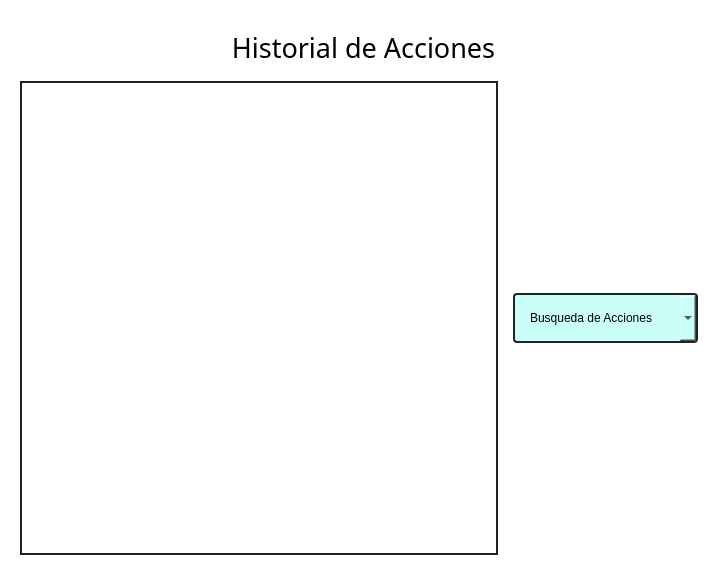
<?xml version="1.0" encoding="UTF-8"?>
<ui version="4.0">
 <class>Form</class>
 <widget class="QWidget" name="Form">
  <property name="geometry">
   <rect>
    <x>0</x>
    <y>0</y>
    <width>727</width>
    <height>575</height>
   </rect>
  </property>
  <property name="windowTitle">
   <string>Form</string>
  </property>
  <property name="styleSheet">
   <string notr="true">#Form{
background-color:#fff;
}
QFrame{
border:none;
}

#btn_search{
padding:15px;
border: 2px solid #222;
border-radius:4px;
background-color: rgb(202, 255, 249);
}</string>
  </property>
  <layout class="QVBoxLayout" name="verticalLayout_2">
   <item>
    <widget class="QFrame" name="frame_2">
     <property name="frameShape">
      <enum>QFrame::StyledPanel</enum>
     </property>
     <property name="frameShadow">
      <enum>QFrame::Raised</enum>
     </property>
     <layout class="QHBoxLayout" name="horizontalLayout_3">
      <item>
       <layout class="QVBoxLayout" name="verticalLayout_3">
        <item>
         <widget class="QFrame" name="frame">
          <property name="frameShape">
           <enum>QFrame::StyledPanel</enum>
          </property>
          <property name="frameShadow">
           <enum>QFrame::Raised</enum>
          </property>
          <layout class="QHBoxLayout" name="horizontalLayout_2">
           <item>
            <widget class="QLabel" name="label">
             <property name="font">
              <font>
               <family>Noto Serif Lao SemCond</family>
               <pointsize>20</pointsize>
              </font>
             </property>
             <property name="text">
              <string>Historial de Acciones</string>
             </property>
             <property name="alignment">
              <set>Qt::AlignCenter</set>
             </property>
            </widget>
           </item>
          </layout>
         </widget>
        </item>
        <item>
         <layout class="QHBoxLayout" name="horizontalLayout">
          <item>
           <widget class="QTableView" name="tableView">
            <property name="styleSheet">
             <string notr="true">border: 2px solid #222</string>
            </property>
           </widget>
          </item>
          <item>
           <widget class="QFrame" name="frame_3">
            <property name="frameShape">
             <enum>QFrame::StyledPanel</enum>
            </property>
            <property name="frameShadow">
             <enum>QFrame::Raised</enum>
            </property>
            <layout class="QVBoxLayout" name="verticalLayout">
             <item>
              <widget class="QComboBox" name="btn_search">
               <property name="cursor">
                <cursorShape>PointingHandCursor</cursorShape>
               </property>
               <property name="layoutDirection">
                <enum>Qt::LeftToRight</enum>
               </property>
               <property name="autoFillBackground">
                <bool>false</bool>
               </property>
               <property name="styleSheet">
                <string notr="true">QComboBox {
    qproperty-alignment: 'AlignCenter'; /* Centrar texto visible */
}
QComboBox QAbstractItemView {
    text-align: center; /* Centrar texto en opciones desplegables */
}
</string>
               </property>
               <property name="editable">
                <bool>false</bool>
               </property>
               <property name="currentText">
                <string>Busqueda de Acciones</string>
               </property>
               <property name="insertPolicy">
                <enum>QComboBox::NoInsert</enum>
               </property>
               <property name="placeholderText">
                <string comment="0"/>
               </property>
               <property name="duplicatesEnabled">
                <bool>false</bool>
               </property>
               <property name="frame">
                <bool>true</bool>
               </property>
               <item>
                <property name="text">
                 <string notr="true">Busqueda de Acciones</string>
                </property>
               </item>
               <item>
                <property name="text">
                 <string>Alfabeticamente A-Z</string>
                </property>
               </item>
               <item>
                <property name="text">
                 <string>Alfabeticamente Z-A</string>
                </property>
               </item>
               <item>
                <property name="text">
                 <string>Cedula (mayor a menor)</string>
                </property>
               </item>
               <item>
                <property name="text">
                 <string>Cedula (menor a mayor)</string>
                </property>
               </item>
               <item>
                <property name="text">
                 <string>Por Nombre</string>
                </property>
               </item>
              </widget>
             </item>
            </layout>
           </widget>
          </item>
         </layout>
        </item>
       </layout>
      </item>
     </layout>
    </widget>
   </item>
  </layout>
 </widget>
 <resources/>
 <connections/>
</ui>
